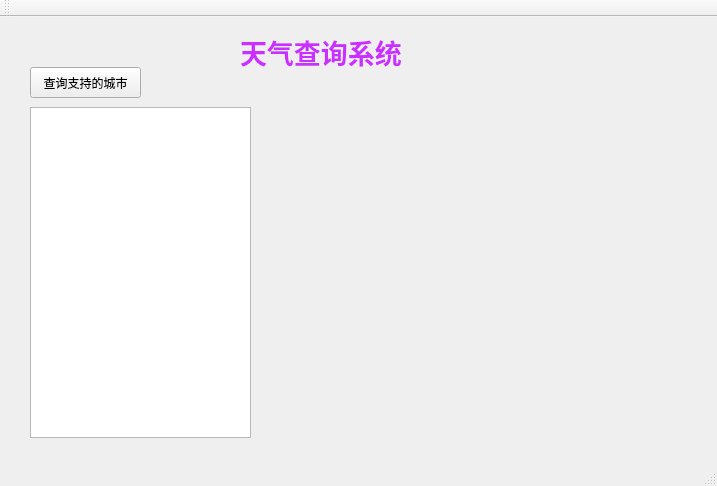
<?xml version="1.0" encoding="UTF-8"?>
<ui version="4.0">
 <class>QtWeatherClientClass</class>
 <widget class="QMainWindow" name="QtWeatherClientClass">
  <property name="geometry">
   <rect>
    <x>0</x>
    <y>0</y>
    <width>717</width>
    <height>486</height>
   </rect>
  </property>
  <property name="windowTitle">
   <string>QtWeatherClient</string>
  </property>
  <widget class="QWidget" name="centralWidget">
   <widget class="QLabel" name="label">
    <property name="geometry">
     <rect>
      <x>240</x>
      <y>10</y>
      <width>231</width>
      <height>51</height>
     </rect>
    </property>
    <property name="text">
     <string>&lt;html&gt;&lt;head/&gt;&lt;body&gt;&lt;p&gt;&lt;span style=&quot; font-size:20pt; font-weight:600; color:#cb2fff;&quot;&gt;天气查询系统&lt;/span&gt;&lt;/p&gt;&lt;/body&gt;&lt;/html&gt;</string>
    </property>
   </widget>
   <widget class="QPushButton" name="pushButtonQuerySupport">
    <property name="geometry">
     <rect>
      <x>30</x>
      <y>50</y>
      <width>111</width>
      <height>31</height>
     </rect>
    </property>
    <property name="text">
     <string>查询支持的城市</string>
    </property>
   </widget>
   <widget class="QListView" name="listViewAllCity">
    <property name="geometry">
     <rect>
      <x>30</x>
      <y>90</y>
      <width>221</width>
      <height>331</height>
     </rect>
    </property>
   </widget>
  </widget>
  <widget class="QMenuBar" name="menuBar">
   <property name="geometry">
    <rect>
     <x>0</x>
     <y>0</y>
     <width>717</width>
     <height>23</height>
    </rect>
   </property>
  </widget>
  <widget class="QToolBar" name="mainToolBar">
   <attribute name="toolBarArea">
    <enum>TopToolBarArea</enum>
   </attribute>
   <attribute name="toolBarBreak">
    <bool>false</bool>
   </attribute>
  </widget>
  <widget class="QStatusBar" name="statusBar"/>
 </widget>
 <layoutdefault spacing="6" margin="11"/>
 <resources>
  <include location="QtWeatherClient.qrc"/>
 </resources>
 <connections/>
</ui>
